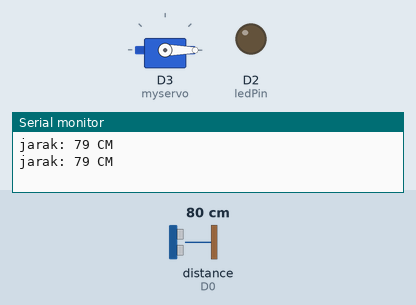
This program was run on a simulated ESP8266 (NodeMCU). On the bench: servo, output pins drawn as LEDs (lit = HIGH), the last lines printed to the serial monitor. Wiring (inferred from the names in the program): ultrasonic range finder: trigger D1; echo D0. The test bench sets the inputs (shaded band); at power-on: distance to the obstacle (sensor on D0) 80 cm. The echo pulse lasts 58.3 µs per cm; pins used as bus, display or sensor lines are not drawn.

Above: at 1.8 s.
1.9 s: distance to the obstacle (sensor on D0) set to 20 cm
3.4 s: distance to the obstacle (sensor on D0) set to 16 cm
At 4.6 s:
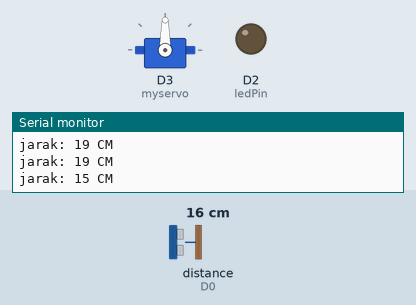
5.5 s: distance to the obstacle (sensor on D0) set to 12 cm
At 7.2 s:
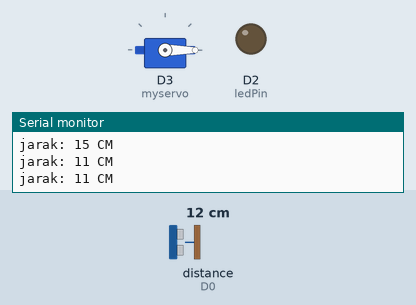
7.5 s: distance to the obstacle (sensor on D0) set to 18 cm
At 9.0 s:
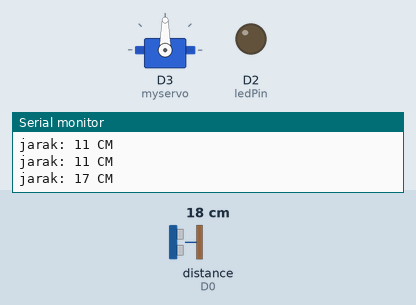
Timing chart, 0 to 10.5 s (numbered marks = the images above; inputs shaded):
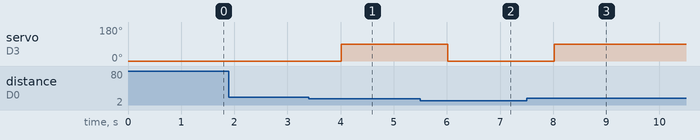

Measured:
- the behaviour switches between 19 and 18 cm on distance to the obstacle (sensor on D0) (found by bisection; images 0 and 1)
- the behaviour switches between 15 and 14 cm on distance to the obstacle (sensor on D0) (found by bisection; images 1 and 2)
- after the input at 3.4 s, servo on D3 (myservo): 0° → 90° after 0.62 s
- after the input at 5.5 s, servo on D3 (myservo): 90° → 0° after 0.52 s
- after the input at 7.5 s, servo on D3 (myservo): 0° → 90° after 0.52 s

The program:

main.cpp
```cpp
#include <Arduino.h>
#include <Servo.h>

Servo myservo;

int echoPin = D0;
int trigPin = D1;
int ledPin = D2;
long waktu;
int jarak;

void setup() {
  pinMode(echoPin, INPUT);
  pinMode(trigPin, OUTPUT);
  pinMode(ledPin, OUTPUT);
  Serial.begin(9600);
  myservo.attach(D3); //nambahin servo
}

void loop() {

  digitalWrite(trigPin, LOW);
  delayMicroseconds(5);
  digitalWrite(trigPin, HIGH);
  delayMicroseconds(10);
  digitalWrite(trigPin, LOW);


  waktu = pulseIn(echoPin, HIGH);


  jarak = waktu*0.034/2;


  Serial.print("jarak: ");
  Serial.print(jarak);
  Serial.println(" CM");


  if(jarak >= 14 && jarak <=17 ){ //karena jarak sekitar 15cm maka dibuat perkiraan jarak antara 14-17cm
    myservo.write(90);
  } else {
    myservo.write(0);
  }

  delay(1000);
}
```
